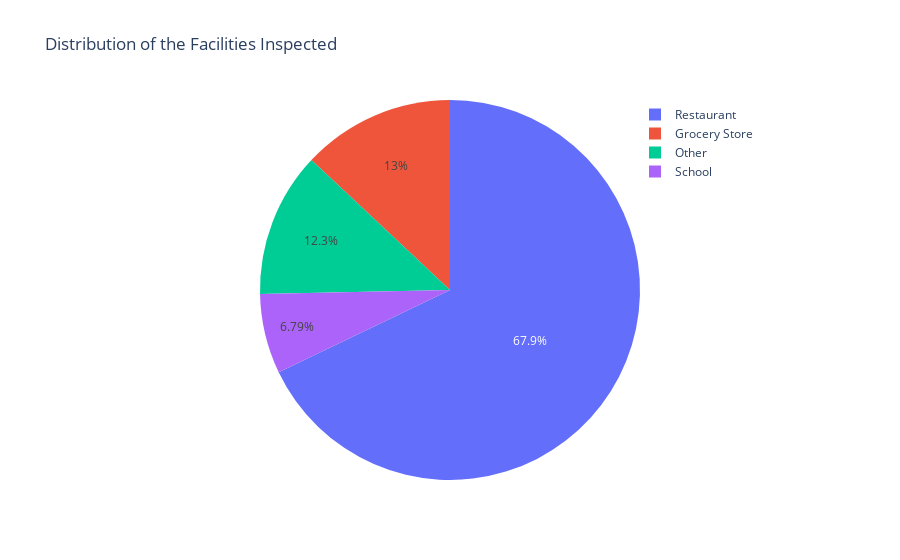

Notebook cell for this chart:
### Code cell
def drawPieChart(inspections_df):
    facility_counts_series = inspections_df['Facility Type'].value_counts()
    
    #gather these under 'other' category
    facility_mask = facility_counts_series < inspections_df.shape[0]* 0.017
    facility_other_count = facility_counts_series[facility_mask].sum()
    
    facility_counts_final_series = facility_counts_series[~facility_mask]
    facility_counts_final_series['Other'] =  facility_other_count
    
    labels = facility_counts_final_series.keys()
    values = facility_counts_final_series.values
    
    
    fig = go.Figure(data=[go.Pie(labels=labels, values=values)])
    fig.update_layout(legend = dict(x = +0.75, ), title = 'Distribution of the Facilities Inspected')
    
    
    other_wordcloud = WordCloud(background_color = 'white', width = 2000, height = 1000).generate_from_frequencies(dict(facility_counts_series[facility_mask]))
    return fig, other_wordcloud
fig, other_wordcloud = drawPieChart(inspections)
iplot(fig)

### Figure 1 — Plotly figure (JSON) as saved in the notebook; plotly's stock layout.template omitted (floating-point values rounded to 4 significant figures)
{"data": [{"labels": ["Restaurant", "Grocery Store", "School", "Other"], "type": "pie", "values": [114457, 21942, 11446, 20772]}], "layout": {"legend": {"x": 0.75}, "title": {"text": "Distribution of the Facilities Inspected"}}}
